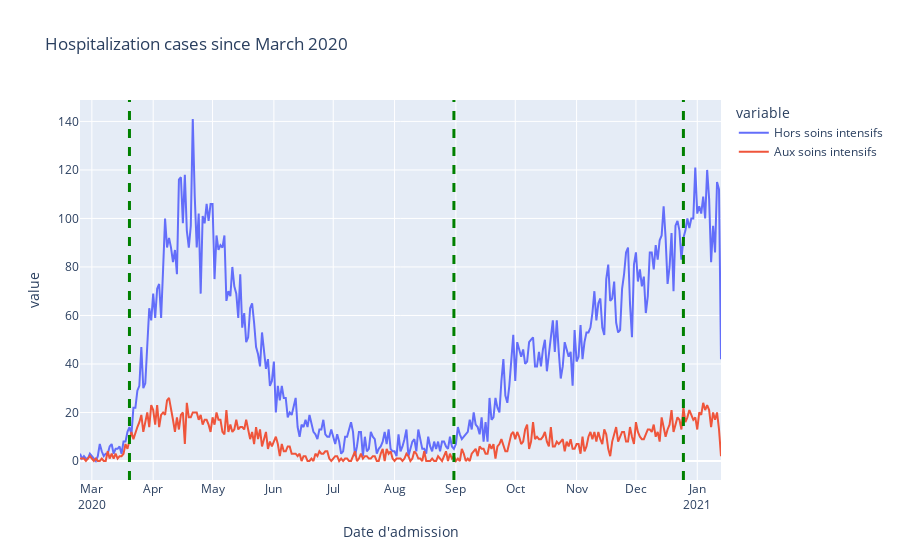

The cell this chart's notebook holds for it:
### Code cell
import plotly.express as px 
import plotly.graph_objs as go
import plotly.graph_objs as go 


fig = px.line(df, x = "Date d'admission", y= df.columns,
              hover_data={"Date d'admission" : "|%Y %m, %d"},
              title='Hospitalization cases since March 2020')

fig.add_vline(x='2020-03-20', line_width=3, line_dash="dash", line_color="green")
fig.add_vline(x='2020-08-31', line_width=3, line_dash="dash", line_color="green")
fig.add_vline(x='2020-12-25', line_width=3, line_dash="dash", line_color="green")

fig.update_xaxes(
    dtick='M1',
    tickformat="%b\n%Y"
)
fig.show()

### Figure 1 — Plotly figure (JSON) as saved in the notebook; plotly's stock layout.template omitted (floating-point values rounded to 4 significant figures; data arrays with more than 128 entries replaced by an {"elided": "..."} marker saying what was removed)
{"data": [{"customdata": {"elided": "325x1 int values"}, "hovertemplate": "variable=Hors soins intensifs<br>Date d'admission=%{customdata[0]|%Y %m, %d}<br>value=%{y}<extra></extra>", "legendgroup": "Hors soins intensifs", "line": {"color": "#636efa", "dash": "solid"}, "mode": "lines", "name": "Hors soins intensifs", "orientation": "v", "showlegend": true, "type": "scatter", "x": {"elided": "325 str values"}, "xaxis": "x", "y": {"elided": "325 int values"}, "yaxis": "y"}, {"customdata": {"elided": "325x1 int values"}, "hovertemplate": "variable=Aux soins intensifs<br>Date d'admission=%{customdata[0]|%Y %m, %d}<br>value=%{y}<extra></extra>", "legendgroup": "Aux soins intensifs", "line": {"color": "#EF553B", "dash": "solid"}, "mode": "lines", "name": "Aux soins intensifs", "orientation": "v", "showlegend": true, "type": "scatter", "x": {"elided": "325 str values"}, "xaxis": "x", "y": {"elided": "325 int values"}, "yaxis": "y"}], "layout": {"legend": {"title": {"text": "variable"}, "tracegroupgap": 0}, "shapes": [{"line": {"color": "green", "dash": "dash", "width": 3}, "type": "line", "x0": "2020-03-20", "x1": "2020-03-20", "xref": "x", "y0": 0, "y1": 1, "yref": "y domain"}, {"line": {"color": "green", "dash": "dash", "width": 3}, "type": "line", "x0": "2020-08-31", "x1": "2020-08-31", "xref": "x", "y0": 0, "y1": 1, "yref": "y domain"}, {"line": {"color": "green", "dash": "dash", "width": 3}, "type": "line", "x0": "2020-12-25", "x1": "2020-12-25", "xref": "x", "y0": 0, "y1": 1, "yref": "y domain"}], "title": {"text": "Hospitalization cases since March 2020"}, "xaxis": {"anchor": "y", "domain": [0, 1], "dtick": "M1", "tickformat": "%b\n%Y", "title": {"text": "Date d'admission"}}, "yaxis": {"anchor": "x", "domain": [0, 1], "title": {"text": "value"}}}}
